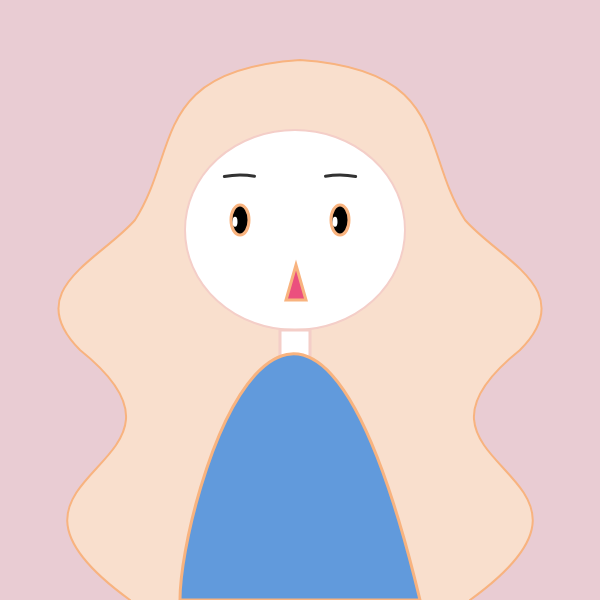
Frame 1 (no input)
Frame 60 (no input): identical to frame 1, image omitted
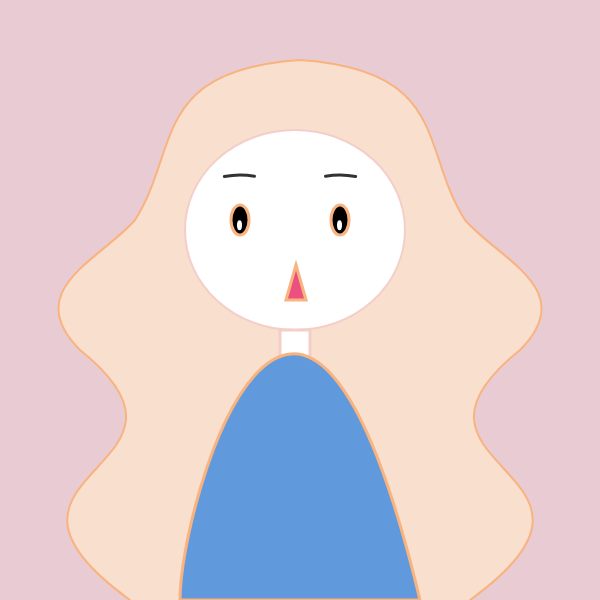
Frame 120 (the mouse pressed at the canvas centre since frame 60)

The p5.js sketch that drew these frames (run headless with seeded random() and noise() and a simulated clock; from frame 60 on, the mouse is pressed at the canvas centre):

// p5.js sketch
// ── sketch.js
function setup(){
    createCanvas(600,600);
     happy=0;
     i=1;
    }
   
   function draw(){
    background(233,204,211);
    fill(255);
   
    drawMe();
   
    // text(mouseX+" "+mouseY,mouseX,mouseY);
   
   
   }
   
   function drawMe(){
   //hair
    stroke(248,179,127);
    strokeWeight(2);
    fill(249,223,205);
    beginShape();
    vertex(130,600);
    bezierVertex(-50,470,230,470,80,350);
    bezierVertex(20,290,100,260,135,220);
    bezierVertex(180,150,150,70,300,60);
    bezierVertex(450,70,420,150,465,220);
    bezierVertex(500,260,580,290,520,350);
    bezierVertex(370,470,650,470,470,600);
    endShape();
     
   //face  
   push();
       fill(255);
       stroke(244,206,200);
       ellipse(295, 230, 220, 200);
       pop();
     
   //eyebrow
   noFill();
     strokeWeight(3);
     stroke(50,50,50);
     arc(240,200,90,50,PI + 1.25*QUARTER_PI,TWO_PI- 1.3*QUARTER_PI);
     arc(340,200,90,50,PI + 1.3*QUARTER_PI,TWO_PI- 1.25*QUARTER_PI);
     
     
   //neck
   push();
       fill(255);
       stroke(244,206,200);
       rect(280,330,30,30);
     
   //body  
   fill(97,154,220);
      stroke(248,179,127);
      beginShape();
      vertex(180,600);
      bezierVertex(180,500,300,100,420,600);
      endShape(CLOSE);
   
   push();
       if(happy===0)
       {
       //mouth-happy
         fill(235,80,126);
           triangle(296, 265, 286, 300, 306, 300);
           }else{
        //mouth-i     
           fill(235,80,126);
           ellipse(295,280,30,40);			
       }
       pop();
     
   
         push();
       if(happy===0)
       {  
         //eye
   push();
       fill(0);
    ellipse(240,220,18,30);
    ellipse(340,220,18,30);
       fill(255);
         //eyemove
       var t1=(mouseX-400)/300*4.5;
       var t2=(mouseY-200)/400*4.5;
       fill(255);
       noStroke();
       ellipse(241+t1,224+t2,5,10);
       ellipse(341+t1,224+t2,5,10);
       }else{
       fill(255,215,0);
       star(240, 220, 17, 10);
       star(340, 220, 17, 10);
       }
   }
   
   function mouseClicked()
   {
     if(happy===0)
     {
       happy=1;
     }else{
       happy=0;
     }
   }
     
   function star(x, y, radius1, radius2) {
     let angle = PI*2/5;
     let halfAngle = angle / 2.0;
     beginShape();
     for (let a = 0; a < PI*2; a += angle) {
       let sx = x + cos(a) * radius1;
       let sy = y + sin(a) * radius1;
       vertex(sx, sy);
       sx = x + cos(a + halfAngle) * radius2;
       sy = y + sin(a + halfAngle) * radius2;
       vertex(sx, sy);
     }
       endShape(CLOSE);
   
     
   }
   
